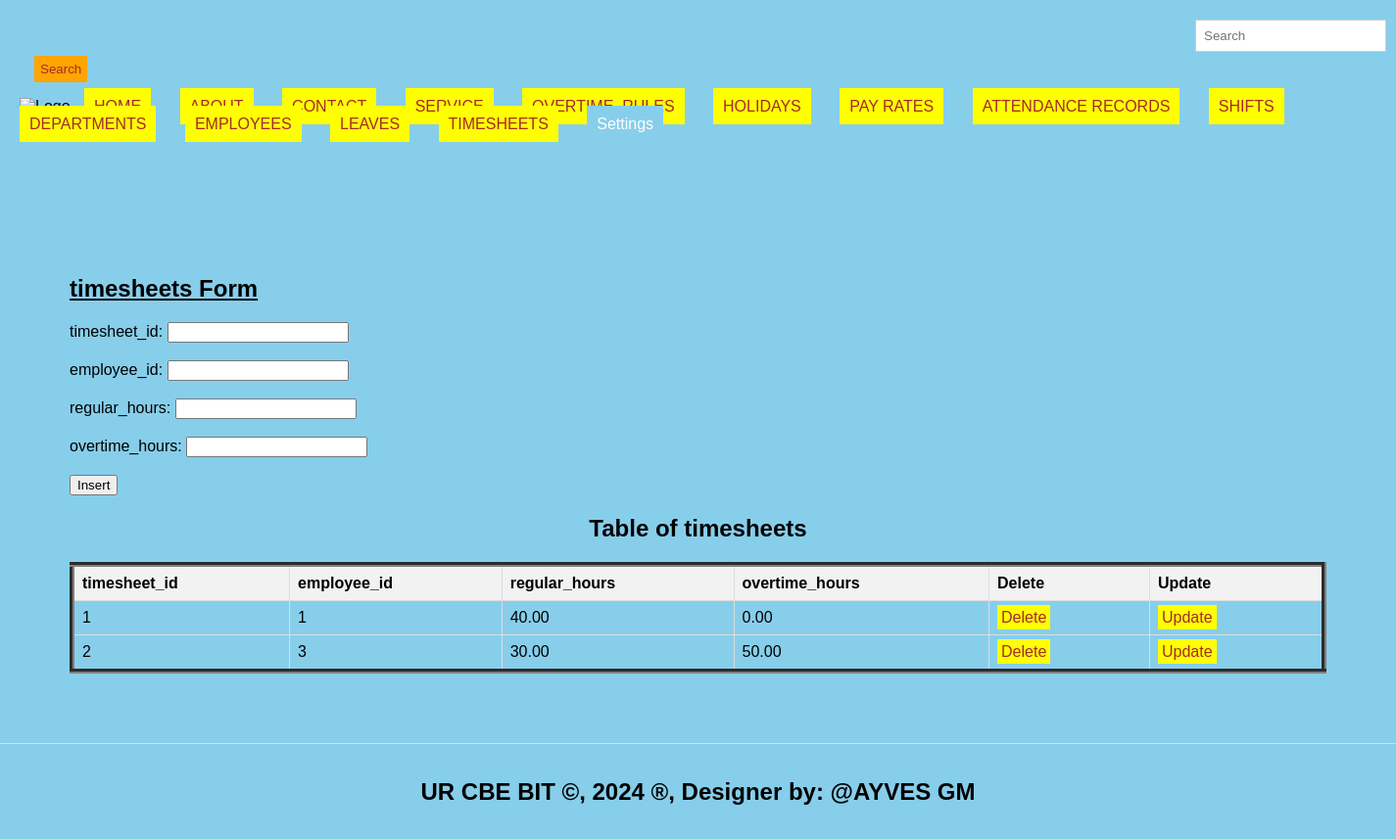
The app's page /timesheets.php with its own data.
### tables this page shows
CREATE TABLE `timesheets` (
  `timesheet_id` int(11) NOT NULL,
  `employee_id` int(11) NOT NULL,
  `regular_hours` decimal(10,2) NOT NULL,
  `overtime_hours` decimal(10,2) NOT NULL
);

### timesheets.php (the view, shortened to what this page needs)
<!DOCTYPE html>
<html lang="en">
<head>
  <link rel="stylesheet" type="text/css" href="style.css" title="style 1" media="screen, tv, projection, handheld, print"/>
  </head>
  <header>
<body bgcolor="skyblue">
  <form class="d-flex" role="search" action="search.php">
      <input class="form-control me-2" type="search" placeholder="Search" aria-label="Search" name="query">
      <button class="btn btn-outline-success" type="submit">Search</button>
    </form>
  <ul style="list-style-type: none; padding: 0;">
    <li style="display: inline; margin-right: 10px;">
  </li>
    <li style="display: inline; margin-right: 10px;"><a href="./home.html">HOME</a>
  </li>
    <li style="display: inline; margin-right: 10px;"><a href="./about.html">ABOUT</a>
  </li>
    <li style="display: inline; margin-right: 10px;"><a href="./contact.html">CONTACT</a>
  </li>
    <li style="display: inline; margin-right: 10px;"><a href="./Service.html">SERVICE</a>
  </li>
    <li style="display: inline; margin-right: 10px;"><a href="./overtime_rules.php">OVERTIME_RULES</a>
  </li>
    <li style="display: inline; margin-right: 10px;"><a href="./holidays.php">HOLIDAYS</a>
  </li>
    <li style="display: inline; margin-right: 10px;"><a href="./pay_rates.php">PAY RATES</a>
  </li>
    <li style="display: inline; margin-right: 10px;"><a href="./attendance_records.php">ATTENDANCE RECORDS</a>
  </li>
    <li style="display: inline; margin-right: 10px;"><a href="./shifts.php">SHIFTS</a>
  </li>
    <li style="display: inline; margin-right: 10px;"><a href="./departments.php">DEPARTMENTS</a>
  </li>
    <li style="display: inline; margin-right: 10px;"><a href="./employees.php">EMPLOYEES</a>
  </li>
  <li style="display: inline; margin-right: 10px;"><a href="./leaves.php">LEAVES</a>
  </li>
  <li style="display: inline; margin-right: 10px;"><a href="./timesheets.php">TIMESHEETS</a>
  </li>
    <li class="dropdown" style="display: inline; margin-right: 10px;">
      <a href="#" style="padding: 10px; color: white; background-color: skyblue; text-decoration: none; margin-right: 15px;">Settings</a>
    </li><br><br>
  </ul>
</header>
<section>
    <h1><u> timesheets Form </u></h1>
    <form method="post" onsubmit="return confirmInsert();">
        <label for="tid">timesheet_id:</label>
        <input type="number" id="tid" name="tid"><br><br>
        <label for="eid">employee_id:</label>
        <input type="number" id="eid" name="eid"><br><br>
        <label for="rh">regular_hours:</label>
        <input type="number" id="rh" name="rh" required><br><br>
        <label for="oh">overtime_hours:</label>
        <input type="number" id="oh" name="oh" required><br><br>
        <input type="submit" name="add" value="Insert">
    </form>
<!DOCTYPE html>
<html>
<head>
</head>
<body>
    <center><h2>Table of timesheets</h2></center>
    <table border="5">
        <tr>
            <th>timesheet_id</th>
            <th>employee_id</th>
            <th>regular_hours</th>
            <th>overtime_hours</th>
            <th>Delete</th>
            <th>Update</th>
        </tr>
        <?php
      include('database_connection.php');
        $sql = "SELECT * FROM timesheets";
        $result = $connection->query($sql);
        if ($result->num_rows > 0) {
            while ($row = $result->fetch_assoc()) {
                $tid = $row['timesheet_id'];
                echo "<tr>
                    <td>" . $row['timesheet_id'] . "</td>
                    <td>" . $row['employee_id'] . "</td>
                    <td>" . $row['regular_hours'] . "</td>
                    <td>" . $row['overtime_hours'] . "</td>
                    <td><a style='padding:4px' href='delete_timesheets.php?timesheet_id=$tid'>Delete</a></td>
                    <td><a style='padding:4px' href='update_timesheets.php?timesheet_id=$tid'>Update</a></td>
                </tr>";
            }
        } else {
            echo "<tr><td colspan='6'>No data found</td></tr>";
        }
        ?>
    </table>
</body>
    </section>
<footer>
  <center>
    <marquee behavior='alternate'>
    <b><h2>UR CBE BIT &copy, 2024 &reg, Designer by: @AYVES GM</h2></b>
  </marquee>
  </center>
</footer>
</body>
</html>

### style.css (style rules this page uses)
body { font-family: Arial, sans-serif; margin: 0; padding: 0; }
.form-control { padding: 8px; margin-left: 4px; border: 1px solid #ccc; }
.btn { padding: 6px; background-color: orange; color: brown; border: none; }
.dropdown { position: relative; display: inline; margin-right: 10px; }
body { font-family: Arial,sans-serif; margin:0; padding:0; }
header { background-color:skyblue; padding: 20px; }
.dropdown { position: right; display:right; direction:rtl; }
section { padding:28px; border-bottom: 1px solid #ddd; }
footer { text-align: center; padding: 15px; background-color:skyblue; }

### timesheets.php (style rules this page uses)
a { padding: 10px; color: white; background-color: yellow; text-decoration: none; margin-right: 15px; }
a:link { color: brown; }
button.btn { margin-left: 15px; margin-top: 4px; }
input.form-control { margin-left: 1200px; padding: 8px; }
header { background-color:skyblue; }
section { padding:71px; border-bottom: 1px solid #ddd; }
footer { text-align: center; padding: 15px; background-color:skyblue; }
table { width: 100%; border-collapse: collapse; }
th, td { border: 1px solid #ddd; padding: 8px; text-align: left; }
th { background-color: #f2f2f2; }

### records on screen
timesheets: timesheet_id "1", employee "1", regular_hours "40.00", overtime_hours "0.00"
timesheets: timesheet_id "2", employee "3", regular_hours "30.00", overtime_hours "50.00"
